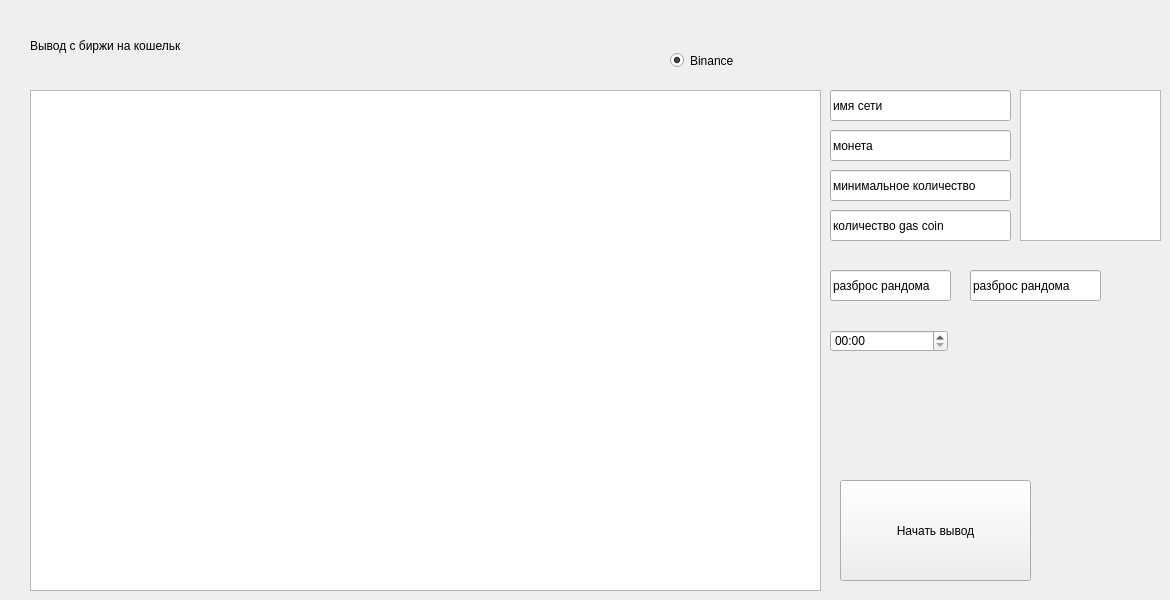
                     <widget class="QWidget" name="deposit">
                      <widget class="QLineEdit" name="chain_name_edit">
                       <property name="geometry">
                        <rect>
                         <x>830</x>
                         <y>90</y>
                         <width>181</width>
                         <height>31</height>
                        </rect>
                       </property>
                       <property name="text">
                        <string>имя сети</string>
                       </property>
                      </widget>
                      <widget class="QLineEdit" name="coin_edit">
                       <property name="geometry">
                        <rect>
                         <x>830</x>
                         <y>130</y>
                         <width>181</width>
                         <height>31</height>
                        </rect>
                       </property>
                       <property name="text">
                        <string>монета</string>
                       </property>
                      </widget>
                      <widget class="QTableView" name="deposit_tableView">
                       <property name="geometry">
                        <rect>
                         <x>30</x>
                         <y>90</y>
                         <width>791</width>
                         <height>501</height>
                        </rect>
                       </property>
                      </widget>
                      <widget class="QLabel" name="label_9">
                       <property name="geometry">
                        <rect>
                         <x>30</x>
                         <y>20</y>
                         <width>151</width>
                         <height>51</height>
                        </rect>
                       </property>
                       <property name="text">
                        <string>Вывод с биржи на кошельки</string>
                       </property>
                      </widget>
                      <widget class="QLineEdit" name="min_amount_edit">
                       <property name="geometry">
                        <rect>
                         <x>830</x>
                         <y>170</y>
                         <width>181</width>
                         <height>31</height>
                        </rect>
                       </property>
                       <property name="text">
                        <string>минимальное количество</string>
                       </property>
                      </widget>
                      <widget class="QLineEdit" name="random_range_edit_start">
                       <property name="geometry">
                        <rect>
                         <x>830</x>
                         <y>270</y>
                         <width>121</width>
                         <height>31</height>
                        </rect>
                       </property>
                       <property name="text">
                        <string>разброс рандома</string>
                       </property>
                      </widget>
                      <widget class="QPushButton" name="deposit_btn_launch">
                       <property name="geometry">
                        <rect>
                         <x>840</x>
                         <y>480</y>
                         <width>191</width>
                         <height>101</height>
                        </rect>
                       </property>
                       <property name="text">
                        <string>Начать вывод</string>
                       </property>
                      </widget>
                      <widget class="QRadioButton" name="radioButton_4">
                       <property name="geometry">
                        <rect>
                         <x>670</x>
                         <y>50</y>
                         <width>91</width>
                         <height>21</height>
                        </rect>
                       </property>
                       <property name="text">
                        <string>Binance</string>
                       </property>
                       <property name="checked">
                        <bool>true</bool>
                       </property>
                      </widget>
                      <widget class="QLineEdit" name="random_range_edit_finish">
                       <property name="geometry">
                        <rect>
                         <x>970</x>
                         <y>270</y>
                         <width>131</width>
                         <height>31</height>
                        </rect>
                       </property>
                       <property name="text">
                        <string>разброс рандома</string>
                       </property>
                      </widget>
                      <widget class="QLineEdit" name="gas_coin_amount_edit">
                       <property name="geometry">
                        <rect>
                         <x>830</x>
                         <y>210</y>
                         <width>181</width>
                         <height>31</height>
                        </rect>
                       </property>
                       <property name="text">
                        <string>количество gas coin</string>
                       </property>
                      </widget>
                      <widget class="QTimeEdit" name="deposit_timer">
                       <property name="geometry">
                        <rect>
                         <x>830</x>
                         <y>330</y>
                         <width>118</width>
                         <height>22</height>
                        </rect>
                       </property>
                       <property name="displayFormat">
                        <string>mm:ss</string>
                       </property>
                      </widget>
                      <widget class="QListWidget" name="deposit_networks_list">
                       <property name="geometry">
                        <rect>
                         <x>1020</x>
                         <y>90</y>
                         <width>141</width>
                         <height>151</height>
                        </rect>
                       </property>
                      </widget>
                     </widget>
